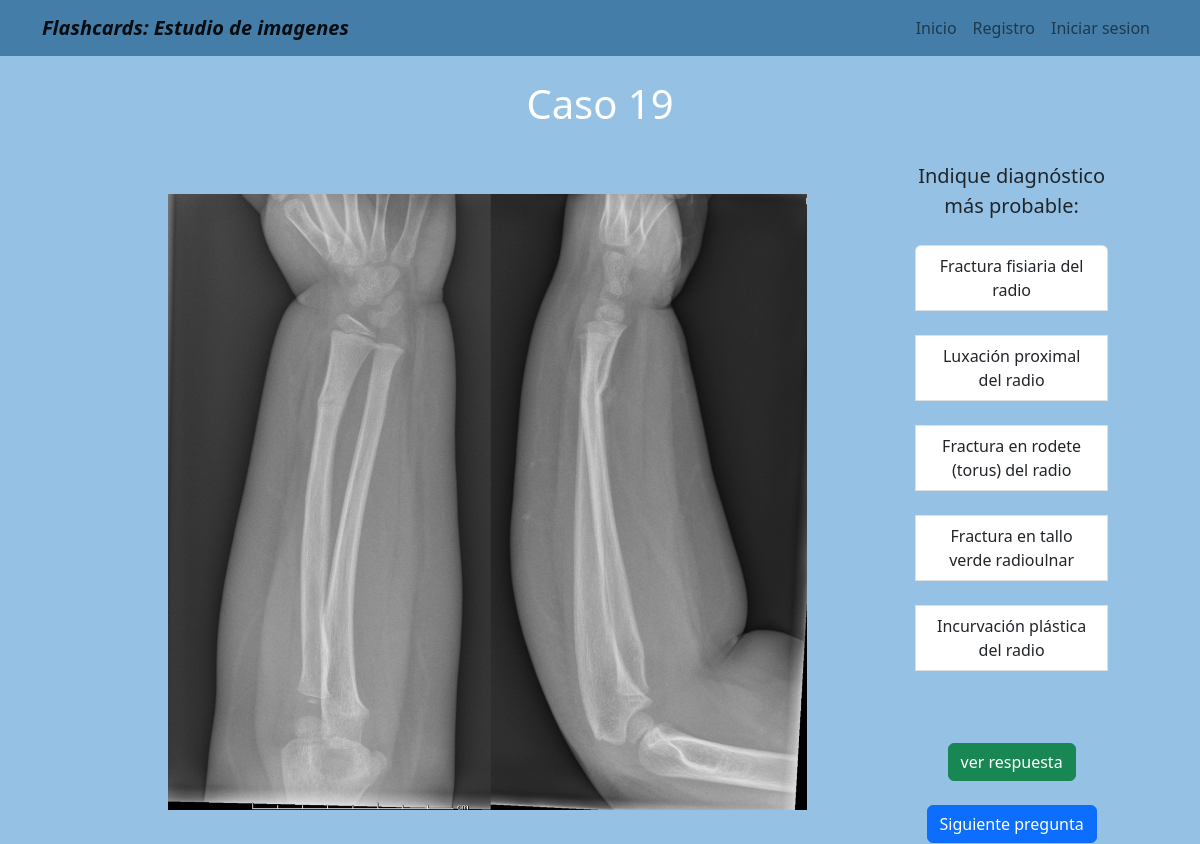
/alternativas/19/, run on the app's committed database.
### alternativas/models.py (models this page shows)
class secc_alternativa(models.Model):
    numero_respuesta_alt= PositiveSmallIntegerField(default=1)
    alternativa_1= CharField(max_length=100, blank=True)
    alternativa_2= CharField(max_length=100, blank=True)
    alternativa_3= CharField(max_length=100, blank=True)
    alternativa_4= CharField(max_length=100, blank=True)
    alternativa_5= CharField(max_length=100, blank=True)
    alternativa_respuesta= CharField(max_length=100, blank=True)
    descripcion_breve = CharField(max_length=600, blank=True)
    url_info_esp= URLField(blank=True)
    url_info_ing= URLField(blank=True)
    imagen_con_patologia= ImageField(upload_to='estudio/images/')
    pregunta= CharField(max_length=500, blank=True)

### alternativas/views.py (the view)
# urls.py: path('19/', diescinueve, name='diescinueve'),
def diescinueve(request):
    diescinueve= secc_alternativa.objects.filter(numero_respuesta_alt=19)
    return render(request, '19.html',{'diescinueve':diescinueve})

### alternativas/templates/19.html
{% extends "layout.html" %}
{% block content %}
{% for info in diescinueve %}
<h1 style="color:white ; text-align:center;"> Caso {{info.numero_respuesta_alt}}</h1> <br/>
  <td style="padding-left: 20px;">
    <img src=" {{info.imagen_con_patologia.url}}" width="75%" > <br>
  </td>
  <td style="padding-right: 50px;">
    <a style=" font-size: 20px">{{info.pregunta}} </a> <br><br>
    <div class="list-group">
      <a class="list-group-item list-group-item-action">{{info.alternativa_1}} </a> <br>
      <a class="list-group-item list-group-item-action">{{info.alternativa_2}} </a> <br>
      <a class="list-group-item list-group-item-action">{{info.alternativa_3}} </a> <br>
      <a class="list-group-item list-group-item-action">{{info.alternativa_4}} </a> <br>
      <a class="list-group-item list-group-item-action">{{info.alternativa_5}} </a> <br>
  </div>
  <br> <br> <a class="btn btn-success text-center contenedor-boton-inicio" href="{% url 'diescinueve_r' %}" role="button" > ver respuesta </a>
  <br> <br> <a class="btn btn-primary text-center contenedor-boton-inicio" href="{% url 'veinte' %}" role="button" > Siguiente pregunta </a>
</td>
{% endfor %}
{% endblock %}

### home/templates/layout.html (style rules this page uses)
body { background-color:#95c2e4; text-align: center; }
.contenedor-boton-inicio { display: inline-flex; }

### data on the page
secc_alternativa: numero_respuesta_alt "19", imagen_con_patologia (picture), pregunta "Indique diagnóstico más probable:", alternativa_1 "Fractura fisiaria del radio", alternativa_2 "Luxación proximal del radio", alternativa_3 "Fractura en rodete (torus) del radio", alternativa_4 "Fractura en tallo verde radioulnar", alternativa_5 "Incurvación plástica del radio"
